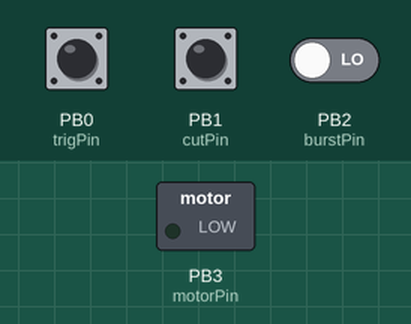
Simulated run of this sketch. Board: ATtiny85, built with avr-gcc and run on an emulated ATtiny85. On the bench: switched loads named in the sketch (green lamp = pin HIGH). The inputs (shaded band) are chosen by the test bench; at power-on: PB0 (trigPin) HIGH, PB1 (cutPin) HIGH, PB2 (burstPin) LOW. Sleep ends after the set time or at an interrupt. At 16.6 s the program stops and its outputs stay as they are.

Above: at 1.2 s.
1.3 s: PB0 (trigPin) pulled LOW for 0.15 s
At 1.6 s:
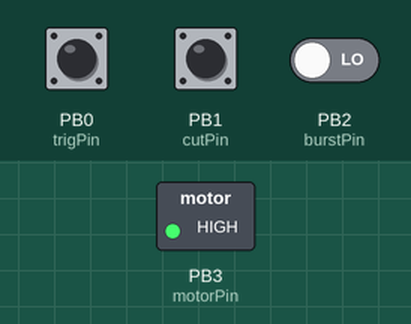
2.9 s: PB1 (cutPin) pulled LOW for 0.15 s
At 3.7 s:
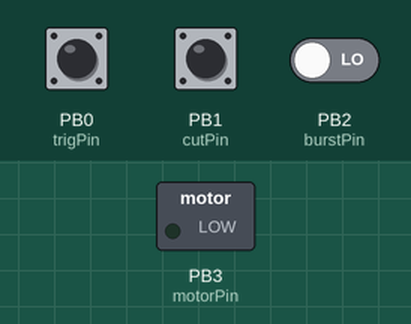
4.5 s: PB0 (trigPin) pulled LOW for 1 s
At 5.3 s:
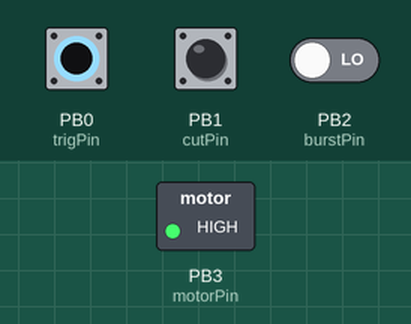
Timing chart, 0 to 17.0 s (numbered marks = the images above; inputs shaded):
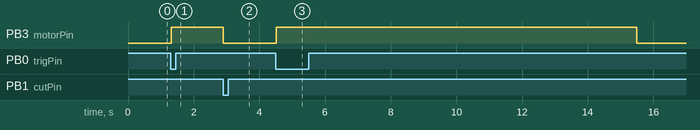

The sketch:

ETrig_Attiny_W_Sleep.ino
```cpp
#include<avr/sleep.h>
#include<avr/power.h>
#include<arduino.h>
const byte trigPin = 0;
const byte cutPin = 1;
const byte motorPin = 3;
//const byte selectFirePin = 6;
const byte burstPin = 2;
unsigned long previousMillis = 0;//for measuring time in case of mechanical failure.
const long interval = 10000;
void setup() {

  //configure input pins with pullup resistors
  pinMode(trigPin, INPUT_PULLUP);
  pinMode(cutPin, INPUT_PULLUP);
  //pinMode(selectFirePin, INPUT);
  pinMode(burstPin, INPUT);
  //configure output pin(s)
  pinMode(motorPin, OUTPUT);


}
void pin2Interrupt()
{
  //detachInterrupt(digitalPinToInterrupt(trigPin));
  /* This will bring us back from sleep. */

  /* We detach the interrupt to stop it from
     continuously firing while the interrupt pin
     is low.
  */

}
void enterSleep(void)
{

  /* Setup pin2 as an interrupt and attach handler. */
  attachInterrupt(digitalPinToInterrupt(trigPin), pin2Interrupt, LOW);
  delay(100);

  set_sleep_mode(SLEEP_MODE_PWR_DOWN);

  sleep_enable();

  sleep_mode();

  /* The program will continue from here. */

  /* First thing to do is disable sleep. */
  sleep_disable();
  detachInterrupt(digitalPinToInterrupt(trigPin));
  digitalWrite(motorPin, HIGH);
  bool trigPull =  false;
  byte cutoff = digitalRead(cutPin);
  trigFunc(trigPull, cutoff);
}

void enterSleepBurst(void)
{

  /* Setup pin2 as an interrupt and attach handler. */
  attachInterrupt(digitalPinToInterrupt(trigPin), pin2Interrupt, LOW);
  delay(100);

  set_sleep_mode(SLEEP_MODE_PWR_DOWN);

  sleep_enable();

  sleep_mode();

  /* The program will continue from here. */

  /* First thing to do is disable sleep. */
  sleep_disable();
  detachInterrupt(digitalPinToInterrupt(trigPin));
  digitalWrite(motorPin, HIGH);
  bool trigPull =  false;
  byte cutoff = digitalRead(cutPin);
  burstFunc();
}
/*Initial function that loops until trigger is pulled
  or it calls the sleep function
*/
bool trigFunc(bool trigPull, int cutoff)
{

  while (cutoff == 1 && trigPull == false)
  {


    unsigned long currentMillis = millis();
    bool trigState = false;

    if (digitalRead(trigPin) == LOW && digitalRead(cutPin) == HIGH)
    {
      previousMillis = currentMillis;
      delay(10);
      digitalWrite(motorPin, HIGH);
    }
    else if (trigPull == true)
    {
      return;
    }
    else if (digitalRead(cutPin) == LOW)
    {
      previousMillis = currentMillis;
      trigState = ! trigState;
      digitalWrite(motorPin, LOW);
      return trigState;
    }
    else if (digitalRead(trigPin) == HIGH && digitalRead(cutPin) == HIGH && currentMillis - previousMillis >= interval)
    {
      previousMillis = currentMillis;
      digitalWrite(motorPin, LOW);

      delay(1000);
      enterSleep();
    }
  }
}
/*
   Function that will not allow the program back into the trigger pulling
   function until the trigger is let go, Obviously for semi-auto
*/
bool trigHeldFunc(bool trigPull)
{
  while (trigPull == true && digitalRead(trigPin) == LOW)
  {
    if (digitalRead(trigPin) == LOW && digitalRead(cutPin) == HIGH)
    {

      digitalWrite(motorPin, LOW);
      delay(20);
    }
    else if (digitalRead(trigPin) == HIGH && digitalRead(cutPin) == HIGH)
    {
      digitalWrite(motorPin, LOW);
      trigPull = ! trigPull;

      break;
    }
    else if (digitalRead(trigPin) == HIGH && digitalRead(cutPin) == LOW)
    {

      digitalWrite(motorPin, LOW);
      trigPull = ! trigPull;
      break;
    }
  }
}
/*
   This function allows for full auto fire
    uncomment this for fully automatic
  void selectFireFunc()
  {
  unsigned long currentMillis = millis();
  while ( digitalRead(selectFirePin) == HIGH)
  {
    if (digitalRead(trigPin) == HIGH && currentMillis - previousMillis >= interval)
    {
      previousMillis = currentMillis;
      digitalWrite(motorPin, LOW);

      delay(1000);
      enterSleep();
      digitalWrite(motorPin, LOW);
    }
    else if (digitalRead(trigPin) == LOW)
    {

      previousMillis = currentMillis;
      delay(500);
      digitalWrite(motorPin, HIGH);
    }

    digitalWrite(motorPin, LOW);
  }
  }
*/
//comment/uncomment this if you want burst fire or automatic fire.
void burstFunc()
{
  bool trigPull = false;
  unsigned long currentMillis = millis();
  while ( digitalRead(burstPin) == HIGH)
  {


    if (digitalRead(trigPin) == LOW && trigPull == false)
    {


      for (byte tRB = 0; tRB < 3;tRB++)
      {
        digitalWrite(motorPin, HIGH);

        delay(500);
        while(digitalRead(cutPin) == HIGH)

        {
        //sit here and do nothing...

        }


      }
      digitalWrite(motorPin,LOW);
      trigPull =! trigPull;
    }

    if (digitalRead(trigPin) == LOW)
    {
      trigPull = trigHeldFunc(trigPull);

    }
  }

}

void loop() {

  bool trigPull = false;
  //read the buttons value into a variable
  byte cutoff = digitalRead(cutPin);

  while (digitalRead(burstPin) == HIGH && trigPull == false)
  {
    burstFunc();
  }
  //uncomment Below and comment out the function call above this one for automatic fire.
  /* (digitalRead(selectFirePin) == HIGH && trigPull == false)
    {
     delay(1000);
     selectFireFunc();
    }
  */
  if (digitalRead(trigPin) == HIGH) //Just double checking that the trigger isnt held so that it can break into the first function without issue.
  {
    trigPull = false;
  }

  trigPull = trigFunc(trigPull, cutoff); //Looping function that determines if youve pulled the trigger
  trigHeldFunc(trigPull);//Functions that waits for the trigger to be realeased


}
```

Measured:
- after the input at 1.3 s, PB3 (motorPin): LOW → HIGH at once
- after the input at 2.9 s, PB3 (motorPin): HIGH → LOW at once
- after the input at 4.5 s, PB3 (motorPin): LOW → HIGH at once, → LOW 11.0 s later
